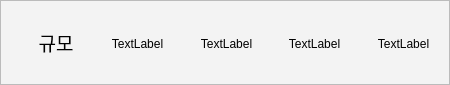
           <widget class="QFrame" name="magRegendFR">
            <property name="sizePolicy">
             <sizepolicy hsizetype="Fixed" vsizetype="Fixed">
              <horstretch>0</horstretch>
              <verstretch>0</verstretch>
             </sizepolicy>
            </property>
            <property name="minimumSize">
             <size>
              <width>450</width>
              <height>85</height>
             </size>
            </property>
            <property name="maximumSize">
             <size>
              <width>450</width>
              <height>85</height>
             </size>
            </property>
            <property name="styleSheet">
             <string notr="true">background-color: rgb(243, 243, 243);</string>
            </property>
            <property name="frameShape">
             <enum>QFrame::StyledPanel</enum>
            </property>
            <property name="frameShadow">
             <enum>QFrame::Raised</enum>
            </property>
            <layout class="QHBoxLayout" name="horizontalLayout_2">
             <property name="spacing">
              <number>5</number>
             </property>
             <property name="leftMargin">
              <number>5</number>
             </property>
             <property name="topMargin">
              <number>5</number>
             </property>
             <property name="rightMargin">
              <number>5</number>
             </property>
             <property name="bottomMargin">
              <number>5</number>
             </property>
             <item>
              <widget class="QLabel" name="label_34">
               <property name="sizePolicy">
                <sizepolicy hsizetype="Fixed" vsizetype="Fixed">
                 <horstretch>0</horstretch>
                 <verstretch>0</verstretch>
                </sizepolicy>
               </property>
               <property name="minimumSize">
                <size>
                 <width>100</width>
                 <height>25</height>
                </size>
               </property>
               <property name="maximumSize">
                <size>
                 <width>100</width>
                 <height>25</height>
                </size>
               </property>
               <property name="baseSize">
                <size>
                 <width>100</width>
                 <height>25</height>
                </size>
               </property>
               <property name="font">
                <font>
                 <pointsize>14</pointsize>
                </font>
               </property>
               <property name="text">
                <string>규모</string>
               </property>
               <property name="alignment">
                <set>Qt::AlignCenter</set>
               </property>
              </widget>
             </item>
             <item>
              <widget class="QLabel" name="mag1LB2">
               <property name="minimumSize">
                <size>
                 <width>85</width>
                 <height>75</height>
                </size>
               </property>
               <property name="maximumSize">
                <size>
                 <width>85</width>
                 <height>75</height>
                </size>
               </property>
               <property name="styleSheet">
                <string notr="true"/>
               </property>
               <property name="text">
                <string>TextLabel</string>
               </property>
               <property name="alignment">
                <set>Qt::AlignCenter</set>
               </property>
              </widget>
             </item>
             <item>
              <widget class="QLabel" name="mag2LB2">
               <property name="minimumSize">
                <size>
                 <width>85</width>
                 <height>75</height>
                </size>
               </property>
               <property name="maximumSize">
                <size>
                 <width>85</width>
                 <height>75</height>
                </size>
               </property>
               <property name="text">
                <string>TextLabel</string>
               </property>
               <property name="alignment">
                <set>Qt::AlignCenter</set>
               </property>
              </widget>
             </item>
             <item>
              <widget class="QLabel" name="mag3LB2">
               <property name="minimumSize">
                <size>
                 <width>85</width>
                 <height>75</height>
                </size>
               </property>
               <property name="maximumSize">
                <size>
                 <width>85</width>
                 <height>75</height>
                </size>
               </property>
               <property name="text">
                <string>TextLabel</string>
               </property>
               <property name="alignment">
                <set>Qt::AlignCenter</set>
               </property>
              </widget>
             </item>
             <item>
              <widget class="QLabel" name="mag4LB2">
               <property name="minimumSize">
                <size>
                 <width>85</width>
                 <height>75</height>
                </size>
               </property>
               <property name="maximumSize">
                <size>
                 <width>85</width>
                 <height>75</height>
                </size>
               </property>
               <property name="text">
                <string>TextLabel</string>
               </property>
               <property name="alignment">
                <set>Qt::AlignCenter</set>
               </property>
              </widget>
             </item>
            </layout>
           </widget>
